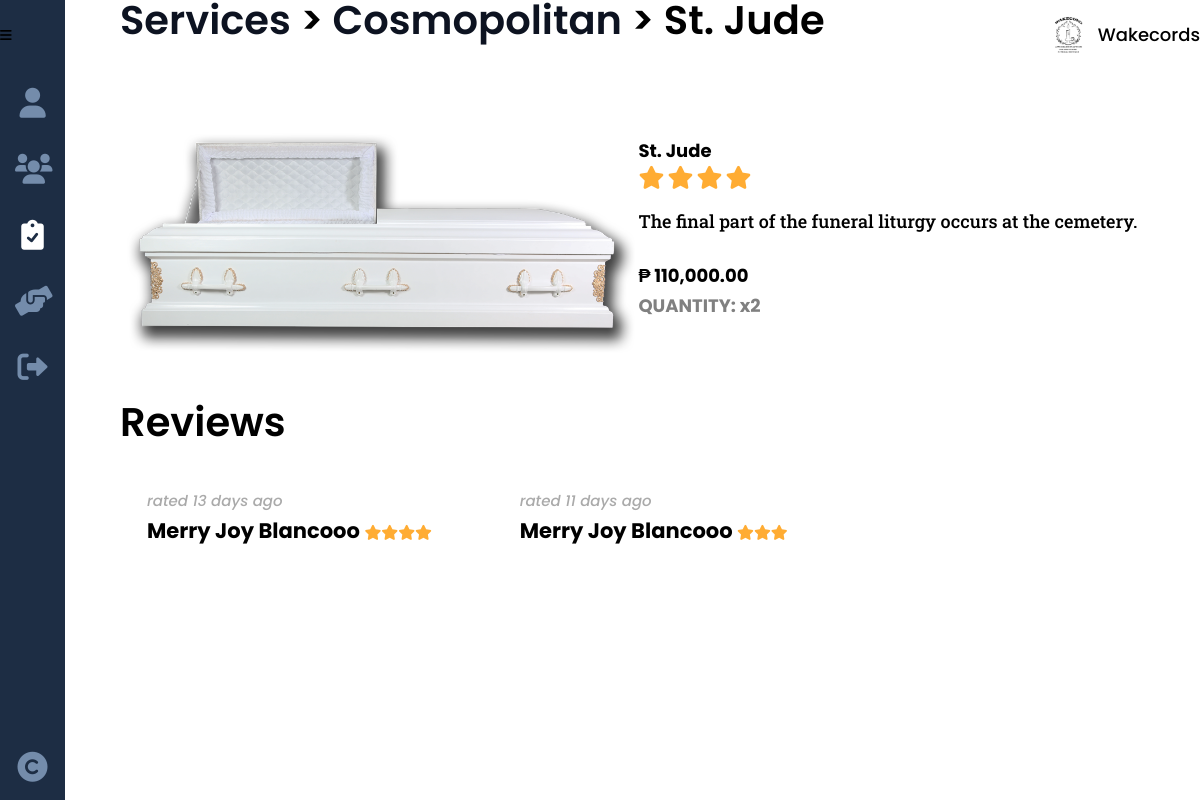
The app's page /funeral_tradition_this.php?service_id=1&id=1 with its own data.
### tables this page shows
CREATE TABLE `funeral` (
  `service_id` int(8) NOT NULL,
  `funeral_name` varchar(50) NOT NULL,
  `funeral_type` varchar(20) NOT NULL
);

CREATE TABLE `services` (
  `service_id` int(8) NOT NULL,
  `provider_id` int(8) NOT NULL,
  `service_type` varchar(20) NOT NULL,
  `service_desc` varchar(500) NOT NULL,
  `service_cost` decimal(9,2) NOT NULL,
  `service_qty` int(2) NOT NULL,
  `service_img` varchar(100) NOT NULL,
  `service_status` varchar(10) NOT NULL
);

CREATE TABLE `feedback` (
  `feedback_id` int(8) NOT NULL,
  `seeker_id` int(8) NOT NULL,
  `service_id` int(8) NOT NULL,
  `feedback_star` int(8) NOT NULL,
  `feedback_comments` varchar(250) DEFAULT NULL,
  `feedback_date` date NOT NULL
);

CREATE TABLE `seeker` (
  `seeker_id` int(8) NOT NULL,
  `seeker_fname` varchar(25) NOT NULL,
  `seeker_mi` char(1) DEFAULT NULL,
  `seeker_lname` varchar(25) NOT NULL,
  `seeker_address` varchar(100) DEFAULT NULL,
  `seeker_phone` varchar(11) DEFAULT NULL,
  `seeker_status` varchar(10) DEFAULT NULL,
  `seeker_email` varchar(50) NOT NULL,
  `seeker_pass` varchar(100) NOT NULL
);

### others/db.php (called while the page is built, shortened)
<?php
	class DB
	{
		static $hostname = "localhost";
		static $dbname = "wakecords";
		static $username  = "root";
		static $password = "";
		public static function query($sql, $params=array(), $transactType)
		{
			$rows = array();
			try
			{
				$db = new PDO("mysql:host=". self::$hostname ."; dbname=". self::$dbname,  self::$username,  self::$password);
				$db->setAttribute(PDO::ATTR_ERRMODE, PDO::ERRMODE_EXCEPTION);
				$cmd = $db->prepare($sql);
				$cmd->execute($params);
				if($transactType == "READ")
					$rows = $cmd->fetchAll();
				else
					$rows = $db->lastInsertId();
			}
			catch(PDOException $e)
			{
				echo $e->getMessage();
			}
			return $rows;
		}
	}

### funeral_tradition_this.php (the view, shortened to what this page needs)
<?php
	include("others/functions.php");
	include("others/head.php");
	$provider = read("provider", ["provider_id"], [$_GET['id']]);
	$provider = $provider[0];
?>
<body>
	<div class="container">
		<?php include("others/header.php"); ?>
		<div class="banner">
			<?php
			include("others/sidebar.php"); ?>
			<section class="banner-con">
				<div class="wrapper">
					<div class="banner-div">
						<?php
							$service = DB::query("SELECT * FROM services s JOIN funeral f ON s.service_id = f.service_id WHERE s.service_id=?", array($_GET['service_id']), "READ");
							$service = $service[0];
							if(isset($_SESSION['provider'])){
								$service_link = "services.php";
								$a_link = "services.php";
							}
							else {
								$service_link = "funeral.php";
								$a_link = "funeral_tradition.php";
							}
							echo "
							<h2><a href='{$service_link}'>Services</a> <span>> <a href='{$a_link}?id={$provider['provider_id']}'>{$provider['provider_company']}</a> > {$service['funeral_name']}</span></h2>
							";
						?>
						<div class="banner-cards trad">
							<?php
								echo "
								<img class='card-img' src='images/providers/".$service['service_type']."/".$service['provider_id']."/".$service['service_img']."'>
								<div class='card-div'>
									<div>
										<h3>".$service['funeral_name']."
											<span>
												<i class='fa-solid fa-star stars-big'></i>
												<i class='fa-solid fa-star stars-big'></i>
												<i class='fa-solid fa-star stars-big'></i>
												<i class='fa-solid fa-star stars-big'></i>
											</span>
										</h3>
										<p>
											".$service['service_desc']."
										</p>
										<div class='card-price trad'>₱ ".number_format($service['service_cost'], 2, '.', ',')."</div>
								";
								if(isset($_SESSION['seeker'])){
								echo "
										<form method='post'>
											<div>
												<label for='cbomaxqty'>Quantity: </label>
												<select name='cbomaxqty' required>
								";
													for($i=1;$i<=$service['service_qty'];$i++)
														echo "<option value='".$i."'>".$i."</option>";
								echo "
												</select>
											</div>
											<button type='submit' name='btnadd' class='btn trad' onclick=\"return confirm('Are you sure you want to add this to cart?');\">Book</button>
										</form>
								";
								}
								else {
									echo "
									<h4 style='color:gray'>QUANTITY: x{$service['service_qty']}</h4>
									";
								}
								echo "
									</div>
								</div>
								";
							?>
						</div>
						<div class="banner-ratings" id="ratings">
							<h2>Reviews</h2>
							<div class="ratings-con">
							<?php
							$ratings = read("feedback", ["service_id"], [$_GET['service_id']]);
							if(count($ratings)>0){
								foreach($ratings as $result){
									$seeker = read("seeker", ["seeker_id"], [$result['seeker_id']]);
									$seeker = $seeker[0];
									$days = (strtotime(date('Y-m-d')) - strtotime(date($result['feedback_date']))) /60/60/24;
									echo "
									<div class='rate'>
									";
									if($days == 0) {
										echo "
										<span>
											<mark class='mark-style no-cursor'>new ratings</mark>
										</span>
										";
									}
									else {
										echo "
										<span class='gray-italic'>
											rated ".$days." days ago
										</span>
										";
									}
									echo "
										<h3>{$seeker['seeker_fname']} {$seeker['seeker_lname']}
											<span>
												".display_stars($result['feedback_star'])."
											</span>
										</h3>
										<p>{$result['feedback_comments']}</p>
									</div>
									";
								}
							}
							else messaging("notify", "No reviews yet!");
							?>
							</div>
						</div>
					</div>
				</div>
			</section>
		</div>
	</div>
<?php include("others/footer-js.php"); ?>

### others/functions.php (shortened to what this page needs)
<?php
	require_once("others/db.php");
	function display_stars($stars){
		$text = "";
		while($stars > 0){
			$text .= "<i class='fa-solid fa-star stars'></i>";
			$stars--;
		}
		return $text;
	}
	function read($table, $attr=[], $data=[]){
		if(count($attr) == 1){
			return DB::query("SELECT * FROM ".$table." WHERE ".$attr[0]."=?", array($data[0]), "READ");
		}
	}

### css/style.css (style rules this page uses)
:root { --dark-blue:#0d1321; --light-blue:#1d2d44; --pale-blue:#3e5c76; --light-gray:#748cab; --gray: #ccc; --peach:#f0ebd8; --header-height:70px; --red: hsl(0,100%,40%); --green: hsl(133, 75%, 30%); --blue: hsl(180, 75%, 40%); --em-1: 1em; --rem-1: 1rem; }
* { padding:0;margin:0;box-sizing:border-box;resize:none;outline:none;border:none;text-decoration:none;list-style:none; }
body { font:500 18px/30px Poppins,sans-serif; }
.wrapper { width:90%;margin:0 auto 0 120px;padding-bottom:var(--size-8); }
section, main { padding:100px 0;background:#fff; }
h1,h2 { line-height:100%;margin-bottom:40px;position:relative; }
h2 { margin-bottom:var(--rem-1); }
h3 { margin-bottom:10px;position:relative; }
h2 { font-size:40px;font-weight:600; }
h2 a { display:inline-block;position:relative;color:var(--dark-blue); }
h2 a:after { content:"";position:absolute;width:100%;transform:scaleX(0);height:2px;bottom:0;left:0;background-color:var(--light-blue);transform-origin:bottom right;transition:transform 0.25s ease-out; }
p { font-family:Roboto Slab,serif;margin-bottom:25px; }
.stars { font-size:15px;color:#ffac33; }
.stars-big { font-size:23px;color:#ffac33; }
.gray-italic { font-style:italic;color:#aaa;font-size:15px; }
.banner-con { width:100%;padding:0; }
.banner-div { height:100%;padding-top:var(--size-11);position:relative;margin-bottom:var(--em-1); }
.banner-div h2 span { font-size:var(--size-5); }
.banner-cards { display:flex;column-gap:var(--size-5);flex-wrap:wrap; }
.banner-cards.trad { margin-bottom:var(--size-5); }
.banner-cards img { width:100%; }
.banner-cards h3, .banner-cards p { padding-inline:var(--size-3); }
.banner-cards h3 span { display:block;font-size:15px;color:var(--yellow-6); }
.banner-cards.trad h3 { font-size:var(--size-7); }
.banner-cards.trad h3, .banner-cards.trad p { padding-inline:0; }
.banner-cards p { font-size:var(--size-3); }
.banner-cards .card-price { font-size:var(--size-5);font-weight:bold;margin-bottom:30px;width:100%;text-align:center; }
.banner-cards .card-price.trad { text-align:left;margin-bottom:var(--size-5); }
.banner-cards .card-img { width:48%; }
.banner-cards .card-div { width:48%;display:flex;align-items:center; }
.ratings-con .rate { display:inline-block;width:350px;max-width:50%;margin:.5em;padding:1em;min-height:auto;vertical-align:top;box-shadow:var(--shadow-4);border-radius:5px; }

### records on screen
funeral: service_id.service_img (picture), funeral_name "St. Jude", service_id.service_desc "The final part of the funeral liturgy occurs at the cemetery.", service_id.service_cost "110,000.00", service_id.service_qty "2"
feedback: feedback_date "13", seeker.seeker_fname "Merry Joy", seeker.seeker_lname "Blancooo", feedback_star 4 (drawn)
feedback: feedback_date "11", seeker.seeker_fname "Merry Joy", seeker.seeker_lname "Blancooo", feedback_star 3 (drawn)
